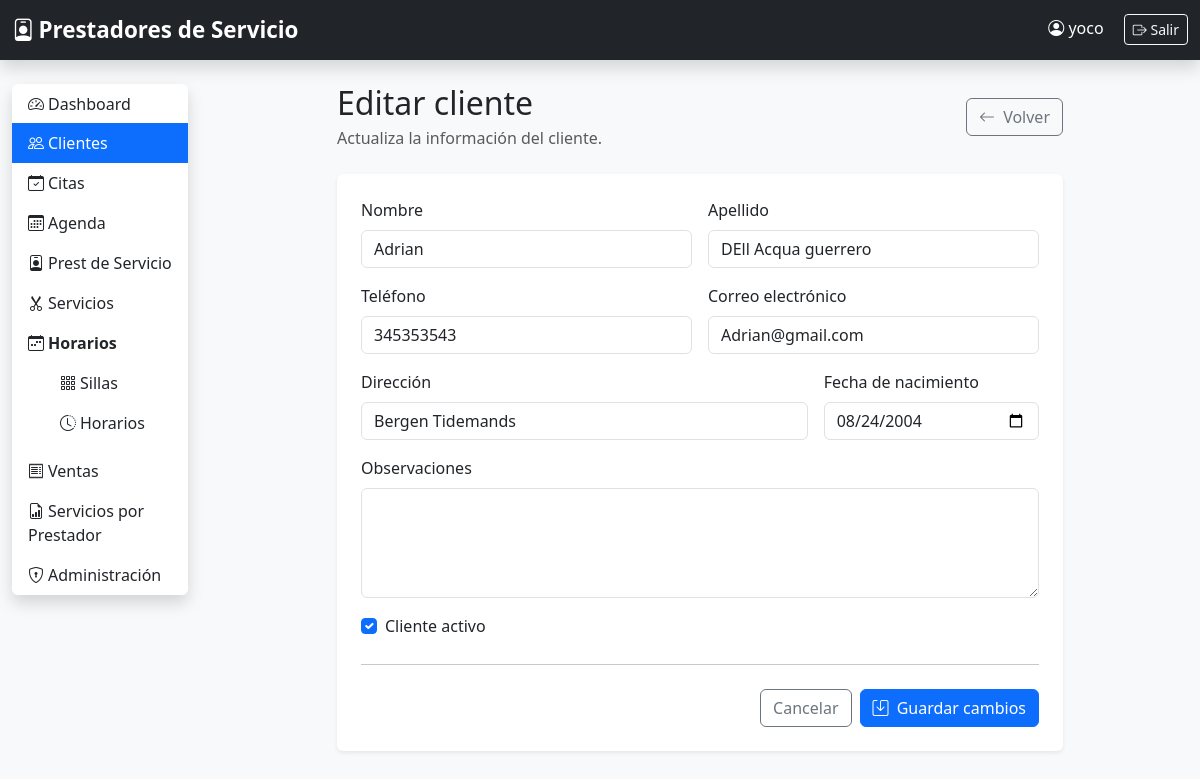
The page /clientes/5/editar/ (signed in) on the database as committed earlier.
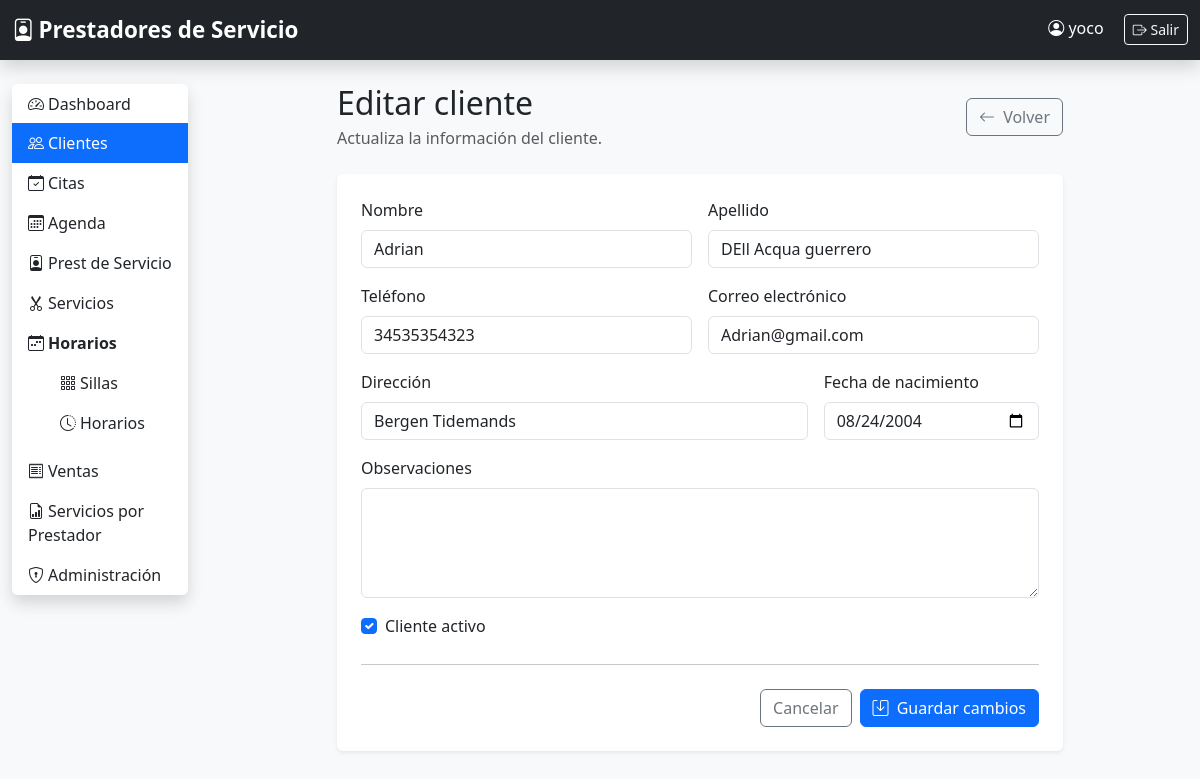
The same page on the database as committed later.
### clientes/models.py (models this page shows, shortened)
class Cliente(models.Model):
    nombre = models.CharField(max_length=100)
    apellido = models.CharField(max_length=100)
    telefono = models.CharField(max_length=20)
    email = models.EmailField(
        blank=True,
        null=True,
        verbose_name="Correo electrónico"
    )
    direccion = models.CharField(
        max_length=250,
        blank=True
    )
    fecha_nacimiento = models.DateField(
        blank=True,
        null=True
    )
    fecha_registro = models.DateTimeField(
        auto_now_add=True
    )
    observaciones = models.TextField(
        blank=True
    )
    activo = models.BooleanField(
        default=True
    )
    class Meta:
        ordering = ["nombre", "apellido"]
        verbose_name = "Cliente"
        verbose_name_plural = "Clientes"

### clientes/views.py (the view)
# urls.py: path("<int:pk>/editar/", views.editar_cliente, name="editar_cliente"),
@login_required
def editar_cliente(request, pk):
    cliente = get_object_or_404(Cliente, pk=pk)
    if request.method == "POST":
        formulario = ClienteForm(
            request.POST,
            instance=cliente,
        )
        if formulario.is_valid():
            formulario.save()
            return redirect("clientes:lista_clientes")
    else:
        formulario = ClienteForm(instance=cliente)
    return render(
        request,
        "clientes/formulario.html",
        {
            "formulario": formulario,
            "cliente": cliente,
            "titulo": "Editar cliente",
            "descripcion": "Actualiza la información del cliente.",
            "texto_boton": "Guardar cambios",
        },
    )

### clientes/templates/clientes/formulario.html (shortened to what the changed rows need)
{% extends "base.html" %}
{% block content %}
<div class="row justify-content-center">
<div class="col-lg-9">
    <div class="d-flex justify-content-between align-items-center mb-4">
        <div>
            <h2 class="mb-1">
                {{ titulo|default:"Nuevo cliente" }}
            </h2>
        </div>
    </div>
    <div class="card shadow-sm border-0">
        <div class="card-body p-4">
            <form method="post" novalidate>
                <div class="row g-3">
                    <div class="col-md-6">
                        <label
                            for="{{ formulario.nombre.id_for_label }}"
                            class="form-label"
                        >
                            Nombre
                        </label>
                        {{ formulario.nombre }}
                    </div>
                    <div class="col-md-6">
                        <label
                            for="{{ formulario.apellido.id_for_label }}"
                            class="form-label"
                        >
                            Apellido
                        </label>
                        {{ formulario.apellido }}
                    </div>
                    <div class="col-md-6">
                        <label
                            for="{{ formulario.telefono.id_for_label }}"
                            class="form-label"
                        >
                            Teléfono
                        </label>
                        {{ formulario.telefono }}
                    </div>
                    <div class="col-md-6">
                        <label
                            for="{{ formulario.email.id_for_label }}"
                            class="form-label"
                        >
                            Correo electrónico
                        </label>
                        {{ formulario.email }}
                    </div>
                    <div class="col-md-8">
                        <label
                            for="{{ formulario.direccion.id_for_label }}"
                            class="form-label"
                        >
                            Dirección
                        </label>
                        {{ formulario.direccion }}
                    </div>
                    <div class="col-md-4">
                        <label
                            for="{{ formulario.fecha_nacimiento.id_for_label }}"
                            class="form-label"
                        >
                            Fecha de nacimiento
                        </label>
                        {{ formulario.fecha_nacimiento }}
                    </div>
                    <div class="col-12">
                        <label
                            for="{{ formulario.observaciones.id_for_label }}"
                            class="form-label"
                        >
                            Observaciones
                        </label>
                        {{ formulario.observaciones }}
                    </div>
                    <div class="col-12">
                        <div class="form-check">
                            {{ formulario.activo }}
                            <label
                                for="{{ formulario.activo.id_for_label }}"
                                class="form-check-label"
                            >
                                Cliente activo
                            </label>
                        </div>
                    </div>
                </div>
            </form>
        </div>
    </div>
</div>
</div>
{% endblock %}

Rows that differ between the two databases and show on the page:
changed Cliente "Adrian": telefono "345353543" → "34535354323"
